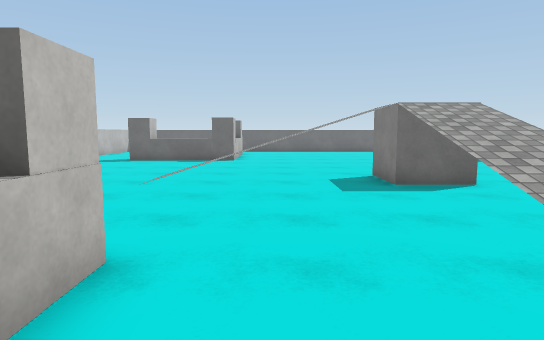
View 1 (above)

21 first-person views from a walk through a 3-D level made in the Unity game engine. The camera is 1.3 m above the floor, tilts 6° down and sees 75° across. The floor is counted in squares, 1 m on a side. Each view is taken from the middle of a square. On the plan, view 1 faces up. The plan holds only what a view shows up to about 15 squares ahead; the rest is blank. The place goes on beyond the plan. The player character is not drawn. Surface patterns are stand-ins for the level's own textures.

View 2
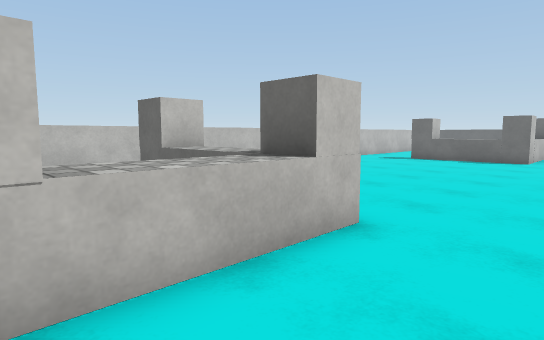

View 3
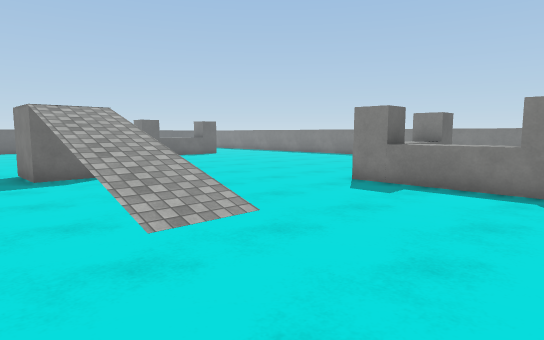

View 4
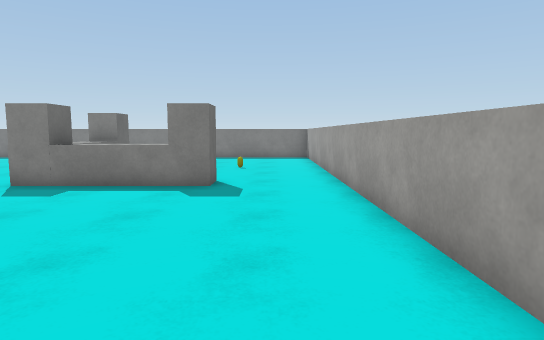

View 5
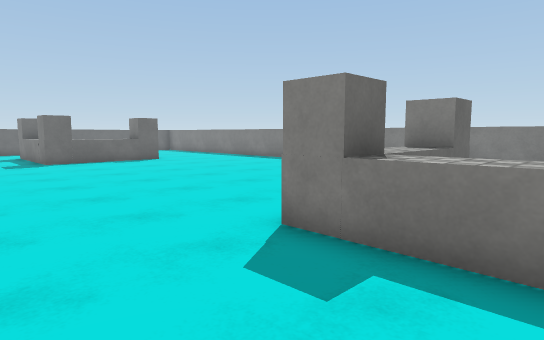

View 6
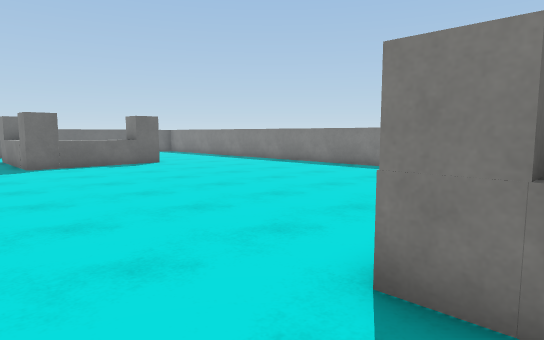

View 7
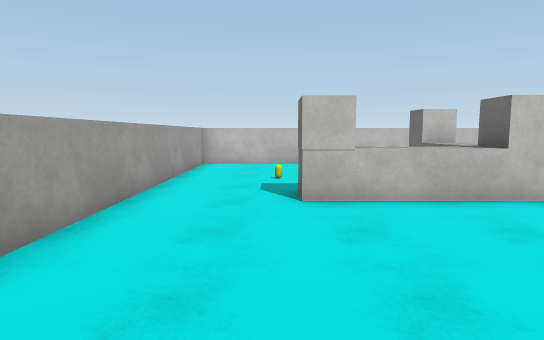

View 8
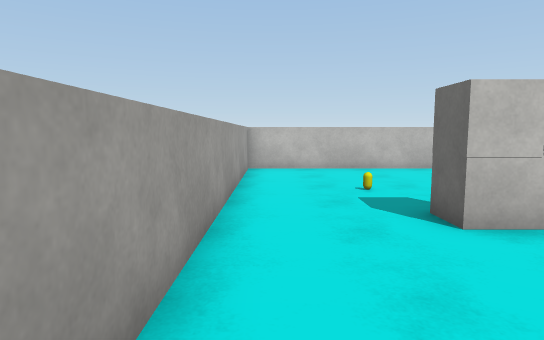

View 9
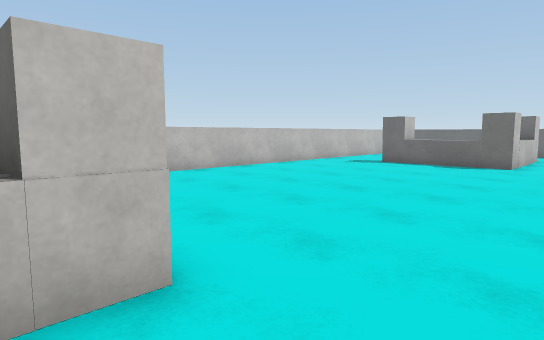

View 10
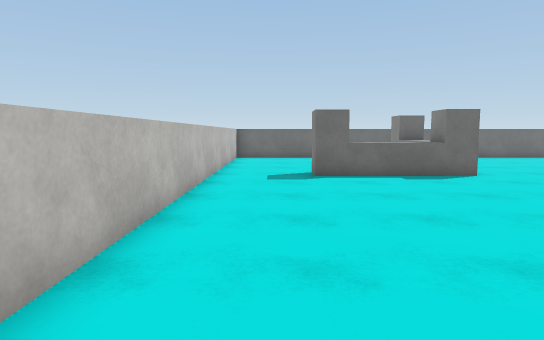

View 11
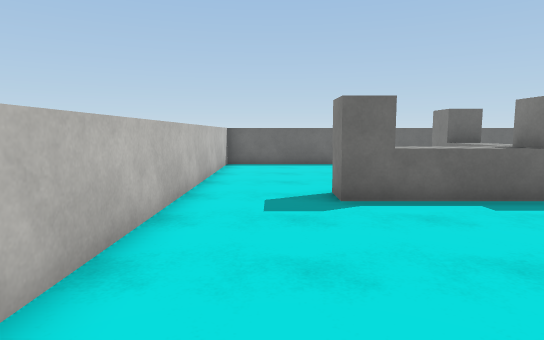

View 12
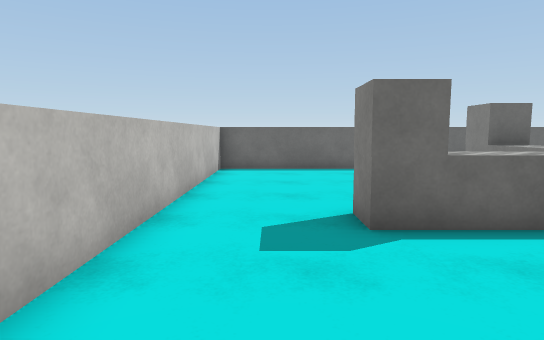

View 13
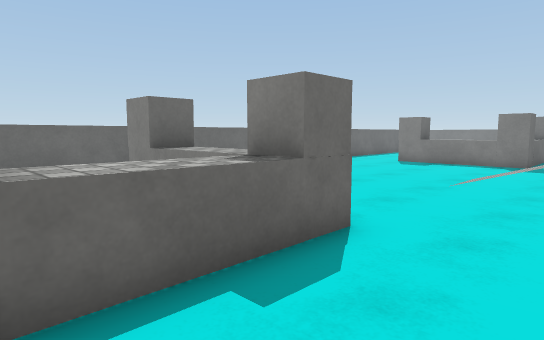

View 14
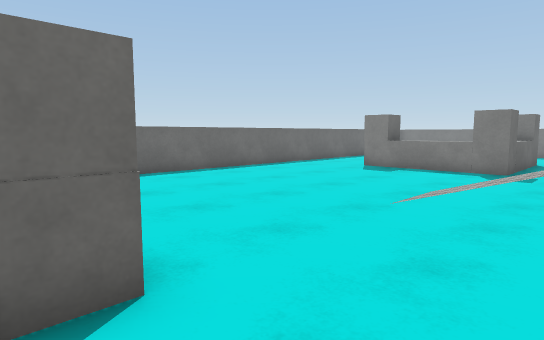

View 15
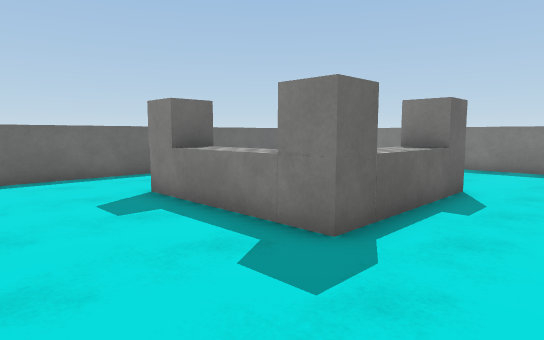

View 16
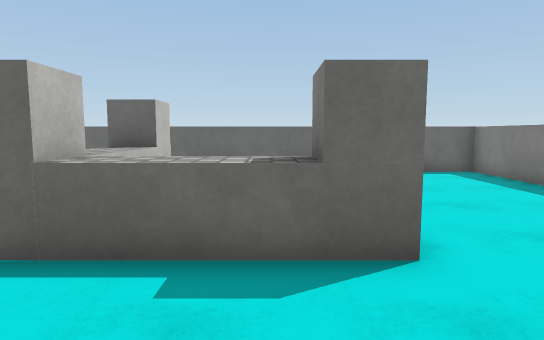

View 17
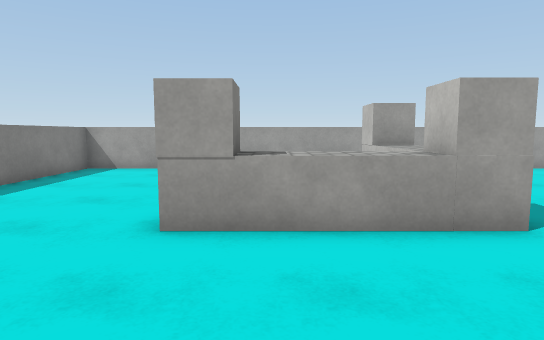

View 18
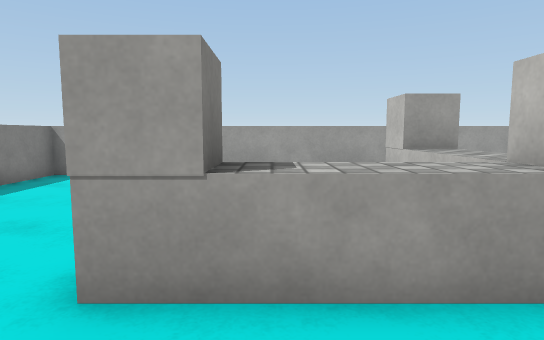

View 19
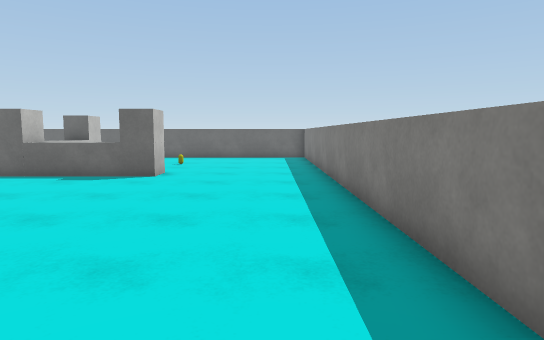

View 20
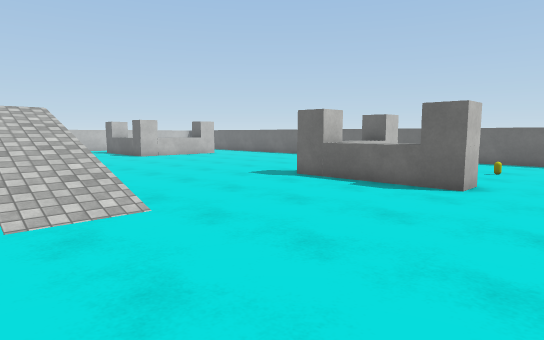

View 21
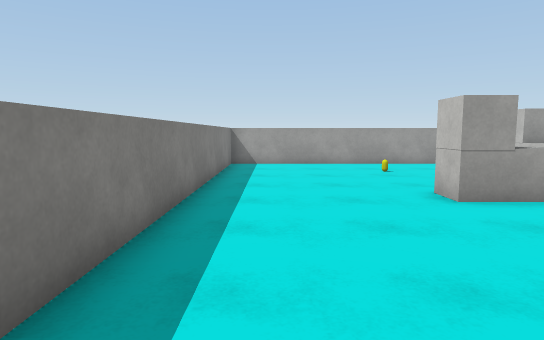

### Floor plan
Key: @ floor where view 1 was taken; # wall or solid block; . main floor; : floor 1.75 m higher than the main floor; / step, stairs or slope; = window, fence, low wall or low ledge; ^ raised ledge; v drop or lower ground; C cube.
Columns run from 10 left of view 1 to 20 right of it. Each row starts with its distance up from view 1.
 25 ###############################
 24 #.....      .......... ...  ..#
 23 #....      ..........  ... ...#
 22 #....      ..........   .. ...#
 21 #....  #C ..........C   ......#
 20 #....  ^^ ..........C   ......#
 19 #....  ^^...........^.  ......#
 18 #...##.CC...........C.  ......#
 17 #...C^^CC...........CC^^C.....#
 16 #............///..............#
 15 #............=//..............#
 14 #............  /..............#
 13 #............  /..............#
 12 #............v  ..............#
 11 #............#  ..............#
 10 #....../////:#CC /////........#
  9 #....../////:#C# /////........#
  8 #.............................#
  7 # ........... /  .............#
  6 # ...........#// .............#
  5 #    ........=//..............#
  4 #      ......///..............#
  3 #   C^^CC....///....CC^^C.....#
  2 #      ^C...........C.........#
  1 #..    .^...........^.  ......#
  0 #..... #C.@.........C. .......#
 -1 #......#C...........C.........#
 -2 #.............................#
 -3 #.............................#
 -4 #.............................#
 -5 ###############################

Positions as (right, up) in squares from view 1, and headings:
1: (0, 0), facing up
2: (1, -1), facing up-left
3: (1, -2), facing up-right
4: (1, -3), facing right
5: (6, 0), facing up-right
6: (7, 2), facing up-right
7: (5, -2), facing left
8: (3, -4), facing left
9: (1, 2), facing up-left
10: (-8, 6), facing up
11: (-8, 10), facing up
12: (-8, 12), facing up
13: (-6, 14), facing up-right
14: (-3, 14), facing up-right
15: (6, 14), facing up-right
16: (13, 13), facing up
17: (13, 8), facing down
18: (13, 6), facing down
19: (18, 6), facing up
20: (17, 8), facing up-left
21: (18, 10), facing down
